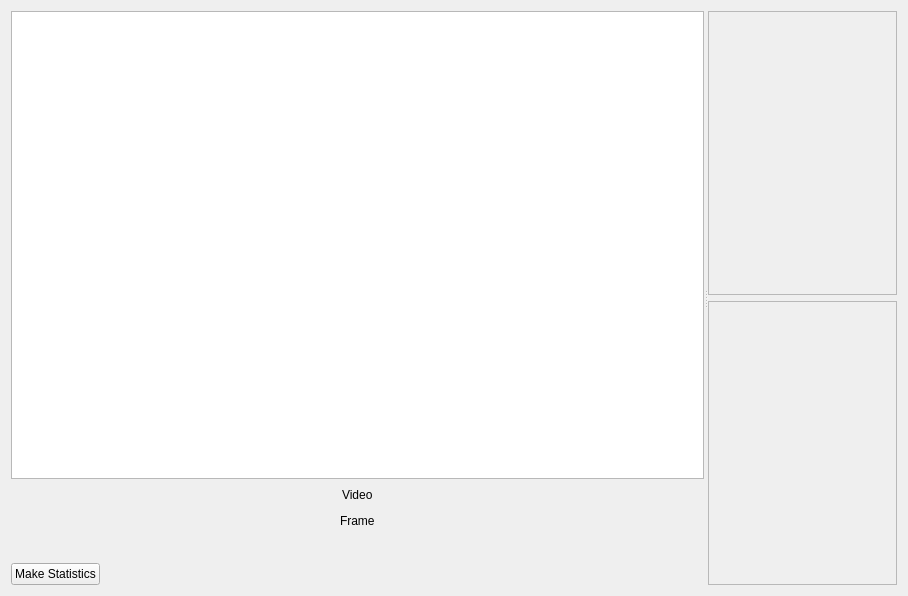
<?xml version="1.0" encoding="UTF-8"?>
<ui version="4.0">
 <class>VideoStatisticsWidget</class>
 <widget class="QWidget" name="VideoStatisticsWidget">
  <property name="geometry">
   <rect>
    <x>0</x>
    <y>0</y>
    <width>908</width>
    <height>596</height>
   </rect>
  </property>
  <property name="windowTitle">
   <string>Video Intensity Statistics</string>
  </property>
  <layout class="QVBoxLayout" name="verticalLayout_3" stretch="1">
   <item>
    <widget class="QSplitter" name="splitter">
     <property name="orientation">
      <enum>Qt::Horizontal</enum>
     </property>
     <widget class="QWidget" name="layoutWidget">
      <layout class="QVBoxLayout" name="verticalLayout" stretch="1,0,0,0,0">
       <item>
        <widget class="VideoBaseView" name="_graphicsView">
         <property name="toolTip">
          <string/>
         </property>
         <property name="toolTipDuration">
          <number>-1</number>
         </property>
        </widget>
       </item>
       <item>
        <layout class="QHBoxLayout" name="horizontalLayout_2">
         <item>
          <spacer name="horizontalSpacer_3">
           <property name="orientation">
            <enum>Qt::Horizontal</enum>
           </property>
           <property name="sizeHint" stdset="0">
            <size>
             <width>40</width>
             <height>20</height>
            </size>
           </property>
          </spacer>
         </item>
         <item>
          <widget class="QLabel" name="_videoNameLabel">
           <property name="text">
            <string>Video</string>
           </property>
          </widget>
         </item>
         <item>
          <spacer name="horizontalSpacer_4">
           <property name="orientation">
            <enum>Qt::Horizontal</enum>
           </property>
           <property name="sizeHint" stdset="0">
            <size>
             <width>40</width>
             <height>20</height>
            </size>
           </property>
          </spacer>
         </item>
        </layout>
       </item>
       <item>
        <layout class="QHBoxLayout" name="horizontalLayout_4">
         <item>
          <spacer name="horizontalSpacer_7">
           <property name="orientation">
            <enum>Qt::Horizontal</enum>
           </property>
           <property name="sizeHint" stdset="0">
            <size>
             <width>40</width>
             <height>20</height>
            </size>
           </property>
          </spacer>
         </item>
         <item>
          <widget class="QLabel" name="_frameLabel">
           <property name="text">
            <string>Frame</string>
           </property>
          </widget>
         </item>
         <item>
          <spacer name="horizontalSpacer_8">
           <property name="orientation">
            <enum>Qt::Horizontal</enum>
           </property>
           <property name="sizeHint" stdset="0">
            <size>
             <width>40</width>
             <height>20</height>
            </size>
           </property>
          </spacer>
         </item>
        </layout>
       </item>
       <item>
        <layout class="QHBoxLayout" name="horizontalLayout">
         <item>
          <spacer name="horizontalSpacer_2">
           <property name="orientation">
            <enum>Qt::Horizontal</enum>
           </property>
           <property name="sizeHint" stdset="0">
            <size>
             <width>40</width>
             <height>20</height>
            </size>
           </property>
          </spacer>
         </item>
         <item>
          <widget class="CGTVideoControls" name="_videoControl" native="true"/>
         </item>
         <item>
          <spacer name="horizontalSpacer">
           <property name="orientation">
            <enum>Qt::Horizontal</enum>
           </property>
           <property name="sizeHint" stdset="0">
            <size>
             <width>40</width>
             <height>20</height>
            </size>
           </property>
          </spacer>
         </item>
        </layout>
       </item>
       <item>
        <layout class="QHBoxLayout" name="horizontalLayout_5">
         <property name="spacing">
          <number>4</number>
         </property>
         <item>
          <widget class="QPushButton" name="_makeStatsButton">
           <property name="text">
            <string>Make Statistics</string>
           </property>
          </widget>
         </item>
         <item>
          <spacer name="horizontalSpacer_10">
           <property name="orientation">
            <enum>Qt::Horizontal</enum>
           </property>
           <property name="sizeHint" stdset="0">
            <size>
             <width>40</width>
             <height>20</height>
            </size>
           </property>
          </spacer>
         </item>
        </layout>
       </item>
      </layout>
     </widget>
     <widget class="QWidget" name="layoutWidget">
      <layout class="QVBoxLayout" name="verticalLayout_2">
       <item>
        <widget class="QScrollArea" name="_graphScrollArea">
         <property name="widgetResizable">
          <bool>true</bool>
         </property>
         <widget class="QWidget" name="scrollAreaWidgetContents_2">
          <property name="geometry">
           <rect>
            <x>0</x>
            <y>0</y>
            <width>256</width>
            <height>278</height>
           </rect>
          </property>
         </widget>
        </widget>
       </item>
       <item>
        <widget class="QScrollArea" name="_histogramScrollArea">
         <property name="widgetResizable">
          <bool>true</bool>
         </property>
         <widget class="QWidget" name="scrollAreaWidgetContents_3">
          <property name="geometry">
           <rect>
            <x>0</x>
            <y>0</y>
            <width>256</width>
            <height>277</height>
           </rect>
          </property>
         </widget>
        </widget>
       </item>
      </layout>
     </widget>
    </widget>
   </item>
  </layout>
 </widget>
 <customwidgets>
  <customwidget>
   <class>CGTVideoControls</class>
   <extends>QWidget</extends>
   <header>cgt.gui.cgtvideocontrols</header>
  </customwidget>
  <customwidget>
   <class>VideoBaseView</class>
   <extends>QGraphicsView</extends>
   <header>cgt.gui.videobaseview</header>
  </customwidget>
 </customwidgets>
 <resources/>
 <connections>
  <connection>
   <sender>_makeStatsButton</sender>
   <signal>clicked()</signal>
   <receiver>VideoStatisticsWidget</receiver>
   <slot>make_statistics()</slot>
   <hints>
    <hint type="sourcelabel">
     <x>71</x>
     <y>563</y>
    </hint>
    <hint type="destinationlabel">
     <x>453</x>
     <y>297</y>
    </hint>
   </hints>
  </connection>
 </connections>
</ui>
